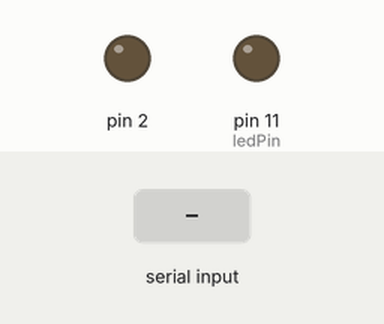
Bench run of a sketch on a simulated Arduino Uno, built with avr-gcc and run on an emulated ATmega328P. Shown: output pins drawn as LEDs (lit = HIGH). The inputs (shaded band) are chosen by the test bench. What the sketch prints to the serial monitor is not drawn.

Above: at 1.2 s.
1.3 s: "90,45\n" received over Serial
At 1.8 s:
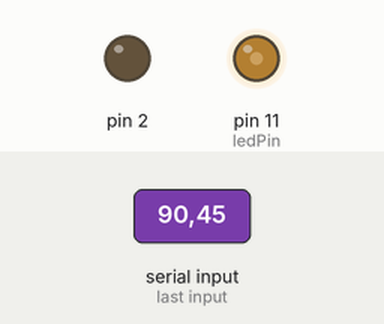
2.8 s: "30,150\n" received over Serial
At 4.0 s:
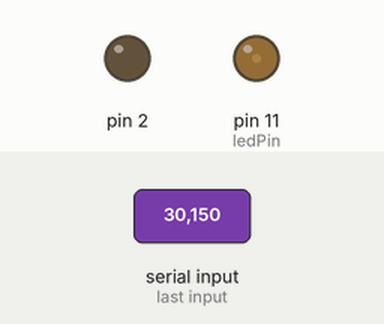
4.3 s: "200\n" received over Serial
At 5.2 s:
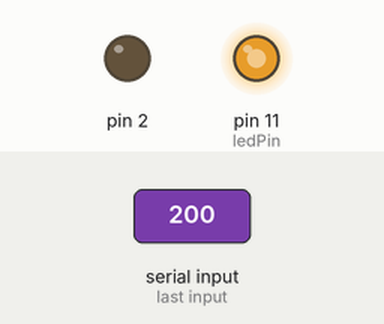
5.8 s: "90\n" received over Serial
At 6.3 s:
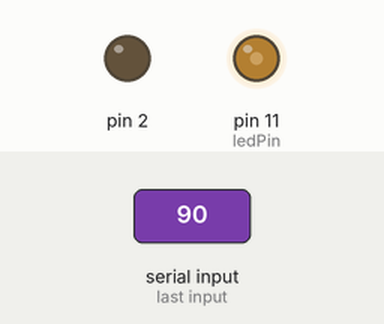
Timing chart, 0 to 8.3 s (numbered marks = the images above; inputs shaded):
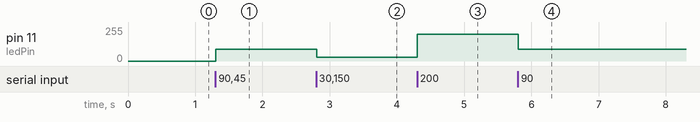

The sketch:

squish_light.ino
```cpp
const int ledPin = 11;
const unsigned long BAUD = 9600;

void setup() {
  // put your setup code here, to run once:
  pinMode(2, OUTPUT);
  Serial.begin(BAUD);
  Serial.println("[+] Ready to recieve brightness value (0-255).");
}

void loop() {
  // put your main code here, to run repeatedly:
  if (Serial.available() > 0) {
    String inputString = Serial.readStringUntil('\n');
    inputString.trim();

    if (inputString.length() > 0) {
      int brightness = inputString.toInt();

      brightness = constrain(brightness, 0, 255);

      analogWrite(ledPin, brightness);
    }
  }
}
```

Measured:
- after the input at 1.3 s, pin 11 (ledPin): 0/255 → 90/255 at once
- after the input at 2.8 s, pin 11 (ledPin): 90/255 → 30/255 at once
- after the input at 4.3 s, pin 11 (ledPin): 30/255 → 200/255 at once
- after the input at 5.8 s, pin 11 (ledPin): 200/255 → 90/255 at once
